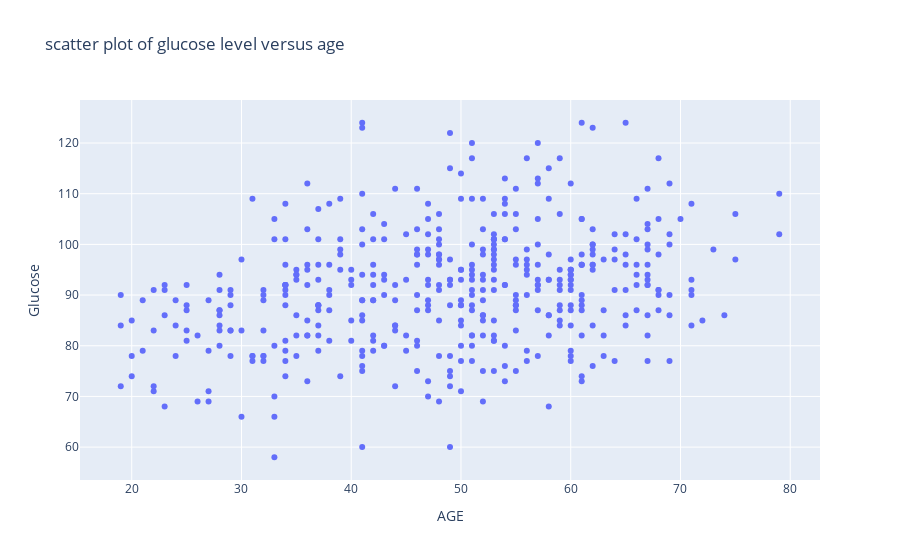

Notebook code for this chart:
### Markdown cell above
&#9989; **(6 pt):** From the dataframe used above, make a scatter plot of glucose level versus age. Make sure to include a title.

### Code cell
## put your code here

import plotly.express as px

#plotting = px.patients # iris is a pandas DataFrame
fig = px.scatter(patients, x="AGE", y="Glucose", title="scatter plot of glucose level versus age")
fig.show()

### Figure 1 — Plotly figure (JSON) as saved in the notebook; plotly's stock layout.template omitted (floating-point values rounded to 4 significant figures; data arrays with more than 128 entries replaced by an {"elided": "..."} marker saying what was removed)
{"data": [{"hovertemplate": "AGE=%{x}<br>Glucose=%{y}<extra></extra>", "legendgroup": "", "marker": {"color": "#636efa", "symbol": "circle"}, "mode": "markers", "name": "", "orientation": "v", "showlegend": false, "type": "scatter", "x": {"elided": "442 int values"}, "xaxis": "x", "y": {"elided": "442 int values"}, "yaxis": "y"}], "layout": {"legend": {"tracegroupgap": 0}, "title": {"text": "scatter plot of glucose level versus age"}, "xaxis": {"anchor": "y", "domain": [0, 1], "title": {"text": "AGE"}}, "yaxis": {"anchor": "x", "domain": [0, 1], "title": {"text": "Glucose"}}}}
